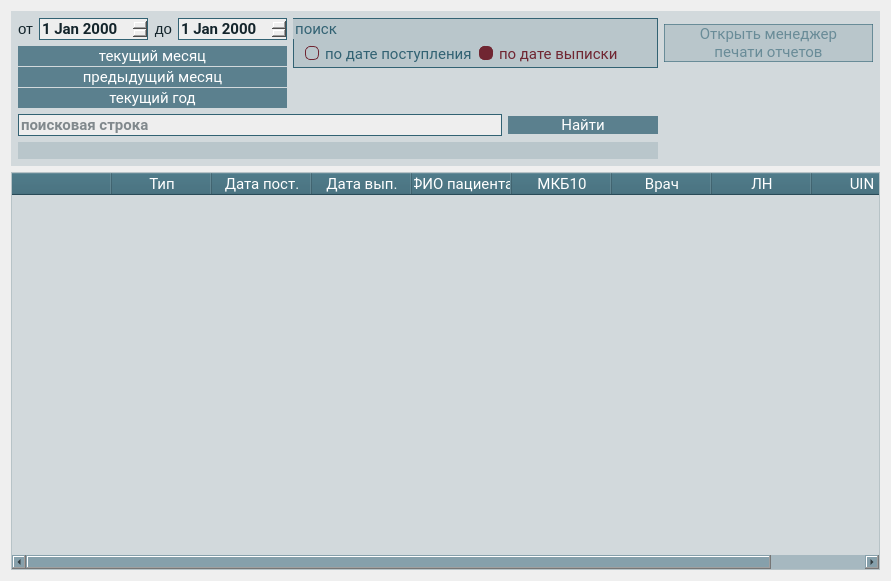
         <widget class="QWidget" name="layoutWidget">
          <property name="geometry">
           <rect>
            <x>0</x>
            <y>0</y>
            <width>891</width>
            <height>581</height>
           </rect>
          </property>
          <layout class="QVBoxLayout" name="verticalLayout_4">
           <item>
            <widget class="QFrame" name="archive_list">
             <property name="styleSheet">
              <string notr="true">background-color: rgba(50, 98, 115, 40);
font-size: 11pt;</string>
             </property>
             <layout class="QGridLayout" name="gridLayout_2">
              <property name="leftMargin">
               <number>7</number>
              </property>
              <property name="topMargin">
               <number>7</number>
              </property>
              <property name="rightMargin">
               <number>7</number>
              </property>
              <property name="bottomMargin">
               <number>7</number>
              </property>
              <property name="verticalSpacing">
               <number>6</number>
              </property>
              <item row="4" column="2" rowspan="2">
               <widget class="QPushButton" name="pushButtonOpenArchive">
                <property name="maximumSize">
                 <size>
                  <width>150</width>
                  <height>16777215</height>
                 </size>
                </property>
                <property name="palette">
                 <palette>
                  <active>
                   <colorrole role="WindowText">
                    <brush brushstyle="SolidPattern">
                     <color alpha="255">
                      <red>255</red>
                      <green>255</green>
                      <blue>255</blue>
                     </color>
                    </brush>
                   </colorrole>
                   <colorrole role="Button">
                    <brush brushstyle="SolidPattern">
                     <color alpha="190">
                      <red>50</red>
                      <green>98</green>
                      <blue>115</blue>
                     </color>
                    </brush>
                   </colorrole>
                   <colorrole role="Light">
                    <brush brushstyle="SolidPattern">
                     <color alpha="255">
                      <red>60</red>
                      <green>145</green>
                      <blue>255</blue>
                     </color>
                    </brush>
                   </colorrole>
                   <colorrole role="Midlight">
                    <brush brushstyle="SolidPattern">
                     <color alpha="255">
                      <red>36</red>
                      <green>119</green>
                      <blue>227</blue>
                     </color>
                    </brush>
                   </colorrole>
                   <colorrole role="Dark">
                    <brush brushstyle="SolidPattern">
                     <color alpha="255">
                      <red>6</red>
                      <green>47</green>
                      <blue>100</blue>
                     </color>
                    </brush>
                   </colorrole>
                   <colorrole role="Mid">
                    <brush brushstyle="SolidPattern">
                     <color alpha="255">
                      <red>8</red>
                      <green>62</green>
                      <blue>133</blue>
                     </color>
                    </brush>
                   </colorrole>
                   <colorrole role="Text">
                    <brush brushstyle="SolidPattern">
                     <color alpha="255">
                      <red>255</red>
                      <green>255</green>
                      <blue>255</blue>
                     </color>
                    </brush>
                   </colorrole>
                   <colorrole role="BrightText">
                    <brush brushstyle="SolidPattern">
                     <color alpha="255">
                      <red>255</red>
                      <green>255</green>
                      <blue>255</blue>
                     </color>
                    </brush>
                   </colorrole>
                   <colorrole role="ButtonText">
                    <brush brushstyle="SolidPattern">
                     <color alpha="255">
                      <red>255</red>
                      <green>255</green>
                      <blue>255</blue>
                     </color>
                    </brush>
                   </colorrole>
                   <colorrole role="Base">
                    <brush brushstyle="SolidPattern">
                     <color alpha="190">
                      <red>50</red>
                      <green>98</green>
                      <blue>115</blue>
                     </color>
                    </brush>
                   </colorrole>
                   <colorrole role="Window">
                    <brush brushstyle="SolidPattern">
                     <color alpha="190">
                      <red>50</red>
                      <green>98</green>
                      <blue>115</blue>
                     </color>
                    </brush>
                   </colorrole>
                   <colorrole role="Shadow">
                    <brush brushstyle="SolidPattern">
                     <color alpha="255">
                      <red>0</red>
                      <green>0</green>
                      <blue>0</blue>
                     </color>
                    </brush>
                   </colorrole>
                   <colorrole role="AlternateBase">
                    <brush brushstyle="SolidPattern">
                     <color alpha="255">
                      <red>133</red>
                      <green>174</green>
                      <blue>227</blue>
                     </color>
                    </brush>
                   </colorrole>
                   <colorrole role="ToolTipBase">
                    <brush brushstyle="SolidPattern">
                     <color alpha="255">
                      <red>255</red>
                      <green>255</green>
                      <blue>220</blue>
                     </color>
                    </brush>
                   </colorrole>
                   <colorrole role="ToolTipText">
                    <brush brushstyle="SolidPattern">
                     <color alpha="255">
                      <red>0</red>
                      <green>0</green>
                      <blue>0</blue>
                     </color>
                    </brush>
                   </colorrole>
                   <colorrole role="PlaceholderText">
                    <brush brushstyle="SolidPattern">
                     <color alpha="128">
                      <red>255</red>
                      <green>255</green>
                      <blue>255</blue>
                     </color>
                    </brush>
                   </colorrole>
                  </active>
                  <inactive>
                   <colorrole role="WindowText">
                    <brush brushstyle="SolidPattern">
                     <color alpha="255">
                      <red>255</red>
                      <green>255</green>
                      <blue>255</blue>
                     </color>
                    </brush>
                   </colorrole>
                   <colorrole role="Button">
                    <brush brushstyle="SolidPattern">
                     <color alpha="190">
                      <red>50</red>
                      <green>98</green>
                      <blue>115</blue>
                     </color>
                    </brush>
                   </colorrole>
                   <colorrole role="Light">
                    <brush brushstyle="SolidPattern">
                     <color alpha="255">
                      <red>60</red>
                      <green>145</green>
                      <blue>255</blue>
                     </color>
                    </brush>
                   </colorrole>
                   <colorrole role="Midlight">
                    <brush brushstyle="SolidPattern">
                     <color alpha="255">
                      <red>36</red>
                      <green>119</green>
                      <blue>227</blue>
                     </color>
                    </brush>
                   </colorrole>
                   <colorrole role="Dark">
                    <brush brushstyle="SolidPattern">
                     <color alpha="255">
                      <red>6</red>
                      <green>47</green>
                      <blue>100</blue>
                     </color>
                    </brush>
                   </colorrole>
                   <colorrole role="Mid">
                    <brush brushstyle="SolidPattern">
                     <color alpha="255">
                      <red>8</red>
                      <green>62</green>
                      <blue>133</blue>
                     </color>
                    </brush>
                   </colorrole>
                   <colorrole role="Text">
                    <brush brushstyle="SolidPattern">
                     <color alpha="255">
                      <red>255</red>
                      <green>255</green>
                      <blue>255</blue>
                     </color>
                    </brush>
                   </colorrole>
                   <colorrole role="BrightText">
                    <brush brushstyle="SolidPattern">
                     <color alpha="255">
                      <red>255</red>
                      <green>255</green>
                      <blue>255</blue>
                     </color>
                    </brush>
                   </colorrole>
                   <colorrole role="ButtonText">
                    <brush brushstyle="SolidPattern">
                     <color alpha="255">
                      <red>255</red>
                      <green>255</green>
                      <blue>255</blue>
                     </color>
                    </brush>
                   </colorrole>
                   <colorrole role="Base">
                    <brush brushstyle="SolidPattern">
                     <color alpha="190">
                      <red>50</red>
                      <green>98</green>
                      <blue>115</blue>
                     </color>
                    </brush>
                   </colorrole>
                   <colorrole role="Window">
                    <brush brushstyle="SolidPattern">
                     <color alpha="190">
                      <red>50</red>
                      <green>98</green>
                      <blue>115</blue>
                     </color>
                    </brush>
                   </colorrole>
                   <colorrole role="Shadow">
                    <brush brushstyle="SolidPattern">
                     <color alpha="255">
                      <red>0</red>
                      <green>0</green>
                      <blue>0</blue>
                     </color>
                    </brush>
                   </colorrole>
                   <colorrole role="AlternateBase">
                    <brush brushstyle="SolidPattern">
                     <color alpha="255">
                      <red>133</red>
                      <green>174</green>
                      <blue>227</blue>
                     </color>
                    </brush>
                   </colorrole>
                   <colorrole role="ToolTipBase">
                    <brush brushstyle="SolidPattern">
                     <color alpha="255">
                      <red>255</red>
                      <green>255</green>
                      <blue>220</blue>
                     </color>
                    </brush>
                   </colorrole>
                   <colorrole role="ToolTipText">
                    <brush brushstyle="SolidPattern">
                     <color alpha="255">
                      <red>0</red>
                      <green>0</green>
                      <blue>0</blue>
                     </color>
                    </brush>
                   </colorrole>
                   <colorrole role="PlaceholderText">
                    <brush brushstyle="SolidPattern">
                     <color alpha="128">
                      <red>255</red>
                      <green>255</green>
                      <blue>255</blue>
                     </color>
                    </brush>
                   </colorrole>
                  </inactive>
                  <disabled>
                   <colorrole role="WindowText">
                    <brush brushstyle="SolidPattern">
                     <color alpha="255">
                      <red>255</red>
                      <green>255</green>
                      <blue>255</blue>
                     </color>
                    </brush>
                   </colorrole>
                   <colorrole role="Button">
                    <brush brushstyle="SolidPattern">
                     <color alpha="190">
                      <red>50</red>
                      <green>98</green>
                      <blue>115</blue>
                     </color>
                    </brush>
                   </colorrole>
                   <colorrole role="Light">
                    <brush brushstyle="SolidPattern">
                     <color alpha="255">
                      <red>60</red>
                      <green>145</green>
                      <blue>255</blue>
                     </color>
                    </brush>
                   </colorrole>
                   <colorrole role="Midlight">
                    <brush brushstyle="SolidPattern">
                     <color alpha="255">
                      <red>36</red>
                      <green>119</green>
                      <blue>227</blue>
                     </color>
                    </brush>
                   </colorrole>
                   <colorrole role="Dark">
                    <brush brushstyle="SolidPattern">
                     <color alpha="255">
                      <red>6</red>
                      <green>47</green>
                      <blue>100</blue>
                     </color>
                    </brush>
                   </colorrole>
                   <colorrole role="Mid">
                    <brush brushstyle="SolidPattern">
                     <color alpha="255">
                      <red>8</red>
                      <green>62</green>
                      <blue>133</blue>
                     </color>
                    </brush>
                   </colorrole>
                   <colorrole role="Text">
                    <brush brushstyle="SolidPattern">
                     <color alpha="255">
                      <red>255</red>
                      <green>255</green>
                      <blue>255</blue>
                     </color>
                    </brush>
                   </colorrole>
                   <colorrole role="BrightText">
                    <brush brushstyle="SolidPattern">
                     <color alpha="255">
                      <red>255</red>
                      <green>255</green>
                      <blue>255</blue>
                     </color>
                    </brush>
                   </colorrole>
                   <colorrole role="ButtonText">
                    <brush brushstyle="SolidPattern">
                     <color alpha="255">
                      <red>255</red>
                      <green>255</green>
                      <blue>255</blue>
                     </color>
                    </brush>
                   </colorrole>
                   <colorrole role="Base">
                    <brush brushstyle="SolidPattern">
                     <color alpha="190">
                      <red>50</red>
                      <green>98</green>
                      <blue>115</blue>
                     </color>
                    </brush>
                   </colorrole>
                   <colorrole role="Window">
                    <brush brushstyle="SolidPattern">
                     <color alpha="190">
                      <red>50</red>
                      <green>98</green>
                      <blue>115</blue>
                     </color>
                    </brush>
                   </colorrole>
                   <colorrole role="Shadow">
                    <brush brushstyle="SolidPattern">
                     <color alpha="255">
                      <red>0</red>
                      <green>0</green>
                      <blue>0</blue>
                     </color>
                    </brush>
                   </colorrole>
                   <colorrole role="AlternateBase">
                    <brush brushstyle="SolidPattern">
                     <color alpha="255">
                      <red>12</red>
                      <green>94</green>
                      <blue>200</blue>
                     </color>
                    </brush>
                   </colorrole>
                   <colorrole role="ToolTipBase">
                    <brush brushstyle="SolidPattern">
                     <color alpha="255">
                      <red>255</red>
                      <green>255</green>
                      <blue>220</blue>
                     </color>
                    </brush>
                   </colorrole>
                   <colorrole role="ToolTipText">
                    <brush brushstyle="SolidPattern">
                     <color alpha="255">
                      <red>0</red>
                      <green>0</green>
                      <blue>0</blue>
                     </color>
                    </brush>
                   </colorrole>
                   <colorrole role="PlaceholderText">
                    <brush brushstyle="SolidPattern">
                     <color alpha="128">
                      <red>255</red>
                      <green>255</green>
                      <blue>255</blue>
                     </color>
                    </brush>
                   </colorrole>
                  </disabled>
                 </palette>
                </property>
                <property name="font">
                 <font>
                  <family>Roboto</family>
                  <pointsize>11</pointsize>
                  <italic>false</italic>
                  <bold>false</bold>
                 </font>
                </property>
                <property name="styleSheet">
                 <string notr="true">QPushButton {
background-color: rgba(50, 98, 115, 190);
font-size: 11pt;
color: White;
border: None;
}

QPushButton::hover {
background-color: rgba(50, 98, 115, 255);
border: 2px solid rgba(92, 158, 173, 255);
}

QPushButton::pressed {
background-color: rgba(92, 158, 173, 255);
border: 1px solid rgba(255, 255, 255, 255);
}</string>
                </property>
                <property name="text">
                 <string>Найти</string>
                </property>
                <property name="icon">
                 <iconset resource="../../../res_main.qrc">
                  <normaloff>:/icon/icons/search_white_36dp.svg</normaloff>:/icon/icons/search_white_36dp.svg</iconset>
                </property>
                <property name="iconSize">
                 <size>
                  <width>26</width>
                  <height>26</height>
                 </size>
                </property>
               </widget>
              </item>
              <item row="4" column="0" rowspan="2" colspan="2">
               <widget class="QLineEdit" name="lineEdit">
                <property name="font">
                 <font>
                  <family>Roboto</family>
                  <pointsize>11</pointsize>
                  <italic>false</italic>
                  <bold>true</bold>
                 </font>
                </property>
                <property name="styleSheet">
                 <string notr="true">background-color: #EEEEEE;
color: #13242B;
border: 1px solid #326273;
font-weight: bold;
</string>
                </property>
                <property name="placeholderText">
                 <string>поисковая строка</string>
                </property>
               </widget>
              </item>
              <item row="6" column="0" colspan="3">
               <widget class="QLabel" name="label_archive_pt">
                <property name="text">
                 <string/>
                </property>
                <property name="alignment">
                 <set>Qt::AlignCenter</set>
                </property>
               </widget>
              </item>
              <item row="0" column="3" rowspan="2">
               <widget class="QPushButton" name="pushButton_report_manager">
                <property name="enabled">
                 <bool>false</bool>
                </property>
                <property name="font">
                 <font>
                  <family>Roboto</family>
                  <pointsize>11</pointsize>
                  <italic>false</italic>
                  <bold>false</bold>
                 </font>
                </property>
                <property name="styleSheet">
                 <string notr="true">QPushButton {
background-color: rgba(50, 98, 115, 190);
font-size: 11pt;
color: White;
border: None;
}

QPushButton::hover {
background-color: rgba(50, 98, 115, 255);
border: 2px solid rgba(92, 158, 173, 255);
}

QPushButton::pressed {
background-color: rgba(92, 158, 173, 255);
border: 1px solid rgba(255, 255, 255, 255);
}

QPushButton::disabled {
background-color:  rgba(50, 98, 115, 40);
border: 1px solid rgba(50, 98, 115, 150);
color:  rgba(50, 98, 115, 150);
}</string>
                </property>
                <property name="text">
                 <string>Открыть менеджер
печати отчетов</string>
                </property>
               </widget>
              </item>
              <item row="0" column="1" rowspan="2" colspan="2">
               <widget class="QGroupBox" name="groupBox_sort_2">
                <property name="minimumSize">
                 <size>
                  <width>0</width>
                  <height>50</height>
                 </size>
                </property>
                <property name="font">
                 <font>
                  <family>Roboto</family>
                  <pointsize>11</pointsize>
                  <italic>false</italic>
                  <bold>false</bold>
                 </font>
                </property>
                <property name="styleSheet">
                 <string notr="true">font-size: 11pt;
color: rgba(50, 98, 115, 255);
border: 1px solid  rgba(50, 98, 115, 255);</string>
                </property>
                <property name="title">
                 <string>поиск</string>
                </property>
                <layout class="QGridLayout" name="gridLayout_6">
                 <property name="topMargin">
                  <number>1</number>
                 </property>
                 <property name="bottomMargin">
                  <number>1</number>
                 </property>
                 <property name="verticalSpacing">
                  <number>1</number>
                 </property>
                 <item row="0" column="1">
                  <widget class="QRadioButton" name="radioButton_discharge">
                   <property name="font">
                    <font>
                     <family>Roboto</family>
                     <pointsize>11</pointsize>
                     <italic>false</italic>
                     <bold>false</bold>
                    </font>
                   </property>
                   <property name="styleSheet">
                    <string notr="true">QRadioButton {
	color: #326273;
	border: none;
	background-color: none;
}
QRadioButton:checked {
   color: #702632;
}
QRadioButton::indicator:checked {
	border-style:solid;
	border-radius:5px;
	border-width: 1px;
	border-color: #702632;
	color: #FFFFFF;
	background-color: #702632;
}
QRadioButton::indicator:!checked {
	border-style:solid;
	border-radius:5px;
	border-width: 1px;
	border-color: #702632;
	color: #FFFFFF;
	background-color: none;
}</string>
                   </property>
                   <property name="text">
                    <string>по дате выписки</string>
                   </property>
                   <property name="checked">
                    <bool>true</bool>
                   </property>
                  </widget>
                 </item>
                 <item row="0" column="0">
                  <widget class="QRadioButton" name="radioButton_admission">
                   <property name="font">
                    <font>
                     <family>Roboto</family>
                     <pointsize>11</pointsize>
                     <italic>false</italic>
                     <bold>false</bold>
                    </font>
                   </property>
                   <property name="styleSheet">
                    <string notr="true">QRadioButton {
	color: #326273;
	border: none;
	background-color: none;
}
QRadioButton:checked {
   color: #702632;
}
QRadioButton::indicator:checked {
	border-style:solid;
	border-radius:5px;
	border-width: 1px;
	border-color: #702632;
	color: #FFFFFF;
	background-color: #702632;
}
QRadioButton::indicator:!checked {
	border-style:solid;
	border-radius:5px;
	border-width: 1px;
	border-color: #702632;
	color: #FFFFFF;
	background-color: none;
}</string>
                   </property>
                   <property name="text">
                    <string>по дате поступления</string>
                   </property>
                   <property name="checked">
                    <bool>false</bool>
                   </property>
                  </widget>
                 </item>
                </layout>
               </widget>
              </item>
              <item row="0" column="0">
               <layout class="QHBoxLayout" name="horizontalLayout">
                <item>
                 <widget class="QLabel" name="label_3">
                  <property name="layoutDirection">
                   <enum>Qt::RightToLeft</enum>
                  </property>
                  <property name="styleSheet">
                   <string notr="true">background-color: none;
color: #13242B;
</string>
                  </property>
                  <property name="text">
                   <string>&lt;html&gt;&lt;head/&gt;&lt;body&gt;&lt;p align=&quot;right&quot;&gt;от&lt;/p&gt;&lt;/body&gt;&lt;/html&gt;</string>
                  </property>
                 </widget>
                </item>
                <item>
                 <widget class="QDateEdit" name="dateEdit_find_1">
                  <property name="font">
                   <font>
                    <family>Roboto</family>
                    <pointsize>11</pointsize>
                    <italic>false</italic>
                    <bold>true</bold>
                   </font>
                  </property>
                  <property name="styleSheet">
                   <string notr="true">background-color: #EEEEEE;
color: #13242B;
border: 1px solid #326273;
font-weight: bold;
</string>
                  </property>
                 </widget>
                </item>
                <item>
                 <widget class="QLabel" name="label_4">
                  <property name="layoutDirection">
                   <enum>Qt::RightToLeft</enum>
                  </property>
                  <property name="styleSheet">
                   <string notr="true">background-color: none;
color: #13242B;
</string>
                  </property>
                  <property name="text">
                   <string>&lt;html&gt;&lt;head/&gt;&lt;body&gt;&lt;p align=&quot;right&quot;&gt;до&lt;/p&gt;&lt;/body&gt;&lt;/html&gt;</string>
                  </property>
                 </widget>
                </item>
                <item>
                 <widget class="QDateEdit" name="dateEdit_find_2">
                  <property name="font">
                   <font>
                    <family>Roboto</family>
                    <pointsize>11</pointsize>
                    <italic>false</italic>
                    <bold>true</bold>
                   </font>
                  </property>
                  <property name="styleSheet">
                   <string notr="true">background-color: #EEEEEE;
color: #13242B;
border: 1px solid #326273;
font-weight: bold;
</string>
                  </property>
                 </widget>
                </item>
               </layout>
              </item>
              <item row="1" column="0" rowspan="3">
               <layout class="QVBoxLayout" name="verticalLayout_3">
                <property name="spacing">
                 <number>1</number>
                </property>
                <item>
                 <widget class="QPushButton" name="pushButton_month">
                  <property name="minimumSize">
                   <size>
                    <width>150</width>
                    <height>20</height>
                   </size>
                  </property>
                  <property name="font">
                   <font>
                    <family>Roboto</family>
                    <pointsize>11</pointsize>
                    <italic>false</italic>
                    <bold>false</bold>
                   </font>
                  </property>
                  <property name="styleSheet">
                   <string notr="true">QPushButton {
background-color: rgba(50, 98, 115, 190);
font-size: 11pt;
color: White;
border: None;
}

QPushButton::hover {
background-color: rgba(50, 98, 115, 255);
border: 2px solid rgba(92, 158, 173, 255);
}

QPushButton::pressed {
background-color: rgba(92, 158, 173, 255);
border: 1px solid rgba(255, 255, 255, 255);
}</string>
                  </property>
                  <property name="text">
                   <string>текущий месяц</string>
                  </property>
                 </widget>
                </item>
                <item>
                 <widget class="QPushButton" name="pushButton_previous_month">
                  <property name="minimumSize">
                   <size>
                    <width>150</width>
                    <height>20</height>
                   </size>
                  </property>
                  <property name="font">
                   <font>
                    <family>Roboto</family>
                    <pointsize>11</pointsize>
                    <italic>false</italic>
                    <bold>false</bold>
                   </font>
                  </property>
                  <property name="styleSheet">
                   <string notr="true">QPushButton {
background-color: rgba(50, 98, 115, 190);
font-size: 11pt;
color: White;
border: None;
}

QPushButton::hover {
background-color: rgba(50, 98, 115, 255);
border: 2px solid rgba(92, 158, 173, 255);
}

QPushButton::pressed {
background-color: rgba(92, 158, 173, 255);
border: 1px solid rgba(255, 255, 255, 255);
}</string>
                  </property>
                  <property name="text">
                   <string>предыдущий месяц</string>
                  </property>
                 </widget>
                </item>
                <item>
                 <widget class="QPushButton" name="pushButton_year">
                  <property name="minimumSize">
                   <size>
                    <width>150</width>
                    <height>20</height>
                   </size>
                  </property>
                  <property name="font">
                   <font>
                    <family>Roboto</family>
                    <pointsize>11</pointsize>
                    <italic>false</italic>
                    <bold>false</bold>
                   </font>
                  </property>
                  <property name="styleSheet">
                   <string notr="true">QPushButton {
background-color: rgba(50, 98, 115, 190);
font-size: 11pt;
color: White;
border: None;
}

QPushButton::hover {
background-color: rgba(50, 98, 115, 255);
border: 2px solid rgba(92, 158, 173, 255);
}

QPushButton::pressed {
background-color: rgba(92, 158, 173, 255);
border: 1px solid rgba(255, 255, 255, 255);
}</string>
                  </property>
                  <property name="text">
                   <string>текущий год</string>
                  </property>
                 </widget>
                </item>
               </layout>
              </item>
             </layout>
            </widget>
           </item>
           <item>
            <widget class="QTableWidget" name="tableWidget_archive_bd">
             <property name="font">
              <font>
               <family>Roboto</family>
               <italic>false</italic>
               <bold>false</bold>
              </font>
             </property>
             <property name="styleSheet">
              <string notr="true">QTableWidget {
   selection-background-color: rgba(50, 98, 115, 120);
   background-color: rgba(50, 98, 115, 40);
   color: #FFFFFF;
   font-weight: Normal;
   border-color: #000000;
}

QHeaderView::section {
   background-color: rgba(50, 98, 115, 220);
   color: #FFFFFF;
   font-family: Roboto;
   font-size: 15px;
   font-weight: Normal;
}

QTableWidget::item {
   selection-background-color: rgba(50, 98, 115, 120);
   background-color: rgba(50, 98, 115, 40);
   color: #13242B;
   font-size: 15px;
   font-weight: Normal;
   border-style: none;
   border-bottom: #13242B;
}

QScrollBar {
background-color: rgba(50, 98, 115, 70);
}
</string>
             </property>
             <attribute name="horizontalHeaderDefaultSectionSize">
              <number>100</number>
             </attribute>
             <column>
              <property name="text">
               <string/>
              </property>
             </column>
             <column>
              <property name="text">
               <string>Тип</string>
              </property>
             </column>
             <column>
              <property name="text">
               <string>Дата пост.</string>
              </property>
             </column>
             <column>
              <property name="text">
               <string>Дата вып.</string>
              </property>
             </column>
             <column>
              <property name="text">
               <string>ФИО пациента</string>
              </property>
             </column>
             <column>
              <property name="text">
               <string>МКБ10</string>
              </property>
             </column>
             <column>
              <property name="text">
               <string>Врач</string>
              </property>
             </column>
             <column>
              <property name="text">
               <string>ЛН</string>
              </property>
             </column>
             <column>
              <property name="text">
               <string>UIN</string>
              </property>
             </column>
            </widget>
           </item>
          </layout>
         </widget>
